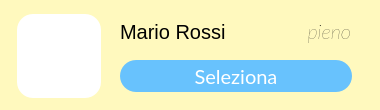
  <widget class="QWidget" name="selezionaDipendenteWidget" native="true">
   <property name="geometry">
    <rect>
     <x>50</x>
     <y>350</y>
     <width>380</width>
     <height>110</height>
    </rect>
   </property>
   <property name="minimumSize">
    <size>
     <width>100</width>
     <height>110</height>
    </size>
   </property>
   <property name="maximumSize">
    <size>
     <width>16777215</width>
     <height>116</height>
    </size>
   </property>
   <property name="styleSheet">
    <string notr="true">border-radius: 22px;
background-color:#fff9be;
border-width:0px;</string>
   </property>
   <widget class="QPushButton" name="pushButton_2">
    <property name="geometry">
     <rect>
      <x>120</x>
      <y>60</y>
      <width>232</width>
      <height>32</height>
     </rect>
    </property>
    <property name="font">
     <font>
      <family>Lato</family>
      <pointsize>15</pointsize>
      <weight>50</weight>
      <italic>false</italic>
      <bold>false</bold>
     </font>
    </property>
    <property name="cursor">
     <cursorShape>PointingHandCursor</cursorShape>
    </property>
    <property name="autoFillBackground">
     <bool>false</bool>
    </property>
    <property name="styleSheet">
     <string notr="true">QPushButton{
 background-color:rgb(104, 194, 253);
 border-style: solid;
 border-radius:16px;
color: rgb(255, 255, 255);
	font: 15pt &quot;Lato&quot;;
}

QPushButton::hover{


	border-color : rgb(15, 138, 204);
	color: white;
border-width:0;
}

QPushButton::pressed{
	border-color:rgb(104, 194, 253);
	border-width:2;
	background-color : white;
	color:rgb(104, 194, 253);
}
</string>
    </property>
    <property name="text">
     <string>Seleziona</string>
    </property>
   </widget>
   <widget class="QLabel" name="immagineLabel_17">
    <property name="geometry">
     <rect>
      <x>17</x>
      <y>14</y>
      <width>84</width>
      <height>84</height>
     </rect>
    </property>
    <property name="sizePolicy">
     <sizepolicy hsizetype="MinimumExpanding" vsizetype="MinimumExpanding">
      <horstretch>0</horstretch>
      <verstretch>0</verstretch>
     </sizepolicy>
    </property>
    <property name="minimumSize">
     <size>
      <width>84</width>
      <height>84</height>
     </size>
    </property>
    <property name="maximumSize">
     <size>
      <width>84</width>
      <height>84</height>
     </size>
    </property>
    <property name="styleSheet">
     <string notr="true">border-radius: 16px;
background-color: rgba(255, 255, 255, 255);</string>
    </property>
    <property name="text">
     <string/>
    </property>
    <property name="pixmap">
     <pixmap resource="res/res.qrc">:/icons/theater_comedy_FILL1_wght500_GRAD200_opsz48_risultato.png</pixmap>
    </property>
    <property name="scaledContents">
     <bool>true</bool>
    </property>
    <property name="alignment">
     <set>Qt::AlignCenter</set>
    </property>
    <property name="margin">
     <number>10</number>
    </property>
    <property name="indent">
     <number>10</number>
    </property>
   </widget>
   <widget class="QLabel" name="titoloLabel_3">
    <property name="geometry">
     <rect>
      <x>120</x>
      <y>16</y>
      <width>251</width>
      <height>31</height>
     </rect>
    </property>
    <property name="styleSheet">
     <string notr="true">font-size: 20px;
text-align: left;
background-color: rgba(255, 255, 255,0);
</string>
    </property>
    <property name="text">
     <string>Mario Rossi</string>
    </property>
    <property name="alignment">
     <set>Qt::AlignLeading|Qt::AlignLeft|Qt::AlignVCenter</set>
    </property>
   </widget>
   <widget class="QLabel" name="titoloLabel_4">
    <property name="geometry">
     <rect>
      <x>220</x>
      <y>16</y>
      <width>131</width>
      <height>31</height>
     </rect>
    </property>
    <property name="font">
     <font>
      <family>Lato</family>
      <pointsize>14</pointsize>
      <weight>3</weight>
      <italic>true</italic>
      <bold>false</bold>
     </font>
    </property>
    <property name="styleSheet">
     <string notr="true">font-size: 20px;
text-align: left;
background-color: rgba(255, 255, 255,0);
font: 25 italic 14pt &quot;Lato&quot;;	</string>
    </property>
    <property name="text">
     <string>pieno</string>
    </property>
    <property name="alignment">
     <set>Qt::AlignRight|Qt::AlignTrailing|Qt::AlignVCenter</set>
    </property>
   </widget>
  </widget>
